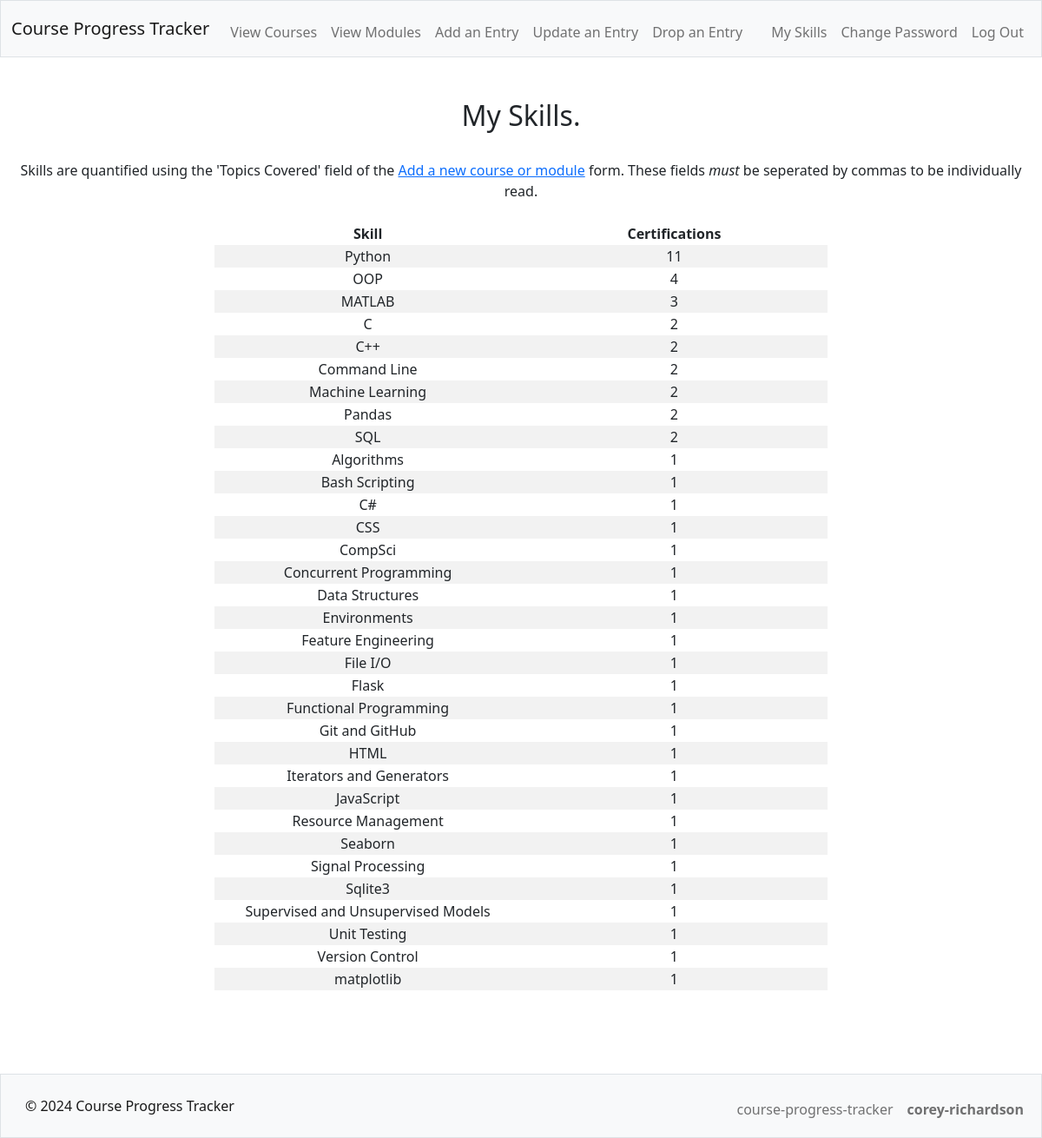
/skills (signed in), run on the app's committed database.
### tables this page shows
CREATE TABLE "courses" (id INTEGER, user_id INTEGER NOT NULL, name TEXT NOT NULL UNIQUE, url TEXT, topics TEXT NOT NULL, desc TEXT NOT NULL, provider TEXT NOT NULL, is_complete INTEGER NOT NULL, is_course BOOL NOT NULL, PRIMARY KEY(id));

### app.py (the view)
@app.route("/skills")
@login_required
def skills():
    course_topics = db.execute(
        "SELECT topics FROM courses \
        WHERE user_id = ? AND is_complete = 2",
        (session["user_id"],)
    ).fetchall()
    if len(course_topics) == 0:
        return render_template("empty.html", type="skills", action="display")
    topics = {}
    for skill_tuple in course_topics:
        skill_tuple_contents = skill_tuple[0]
        skill_list = skill_tuple_contents.split(",")
        for skill in skill_list:
            skill = skill.strip()
            if skill in topics:
                topics[skill] += 1
            else:
                topics[skill] = 1
    skills = sorted(topics.items(), key=lambda x: (-x[1], x[0]))
    return render_template("skills.html", skills=skills)

### app.py (called while the page is built)
@app.after_request
def after_request(response):
    response.headers["Cache-Control"] = "no-cache, no-store, must-revalidate"
    response.headers["Expires"] = 0
    response.headers["Pragma"] = "no-cache"
    return response

### helpers.py (called while the page is built)
def login_required(f):
    @wraps(f)
    def decorated_function(*args, **kwargs):
        if session.get("user_id") is None:
            return redirect("/login")
        return f(*args, **kwargs)
    return decorated_function

### templates/skills.html (shortened to what this page needs)
{% extends "layout.html" %}
{% block main %}
    <h2>My Skills.</h2> <br>
    <p>Skills are quantified using the 'Topics Covered' field of the <a href="/add" target="_blank">Add a new course or module</a> form. These fields <em>must</em> be seperated by commas to be individually read.</p> <br>
    <table style="margin-left: auto; margin-right: auto; min-width: 60%; max-width: 80%;">
        <tr>
            <th style="width: 50%;">Skill</th>
            <th style="width: 50%;">Certifications</th>
        </tr>
        {% for skill in skills %}
            <tr>
                <td>{{ skill[0] }}</td>
                <td>{{ skill[1] }}</td>
            </tr>
        {% endfor %}
    </table>
{% endblock %}

### static/style.css (style rules this page uses)
body { display: flex; flex-direction: column; min-height: 100vh; }
p, aside { margin: 0; }
tr:nth-child(even) { background-color: #f2f2f2; }

### data on the page
courses: topics "MATLAB", skill "3"
courses: topics "SQL", is_complete "2"
courses: topics "C#", skill "1"

### other printed values
{{ skill[0] }} "Python" "OOP" "C" "C++" "Command Line" "Machine Learning" "Pandas" "Algorithms" "Bash Scripting" "CSS" "CompSci" "Concurrent Programming" "Data Structures" "Environments" "Feature Engineering" "File I/O" "Flask" "Functional Programming" "Git and GitHub" "HTML" "Iterators and Generators" "JavaScript" "Resource Management" "Seaborn" "Signal Processing" "Sqlite3" "Supervised and Unsupervised Models" "Unit Testing" "Version Control" "matplotlib"
{{ skill[1] }} "11" "4" "2" "2" "2" "2" "2" "1" "1" "1" "1" "1" "1" "1" "1" "1" "1" "1" "1" "1" "1" "1" "1" "1" "1" "1" "1" "1" "1" "1"
